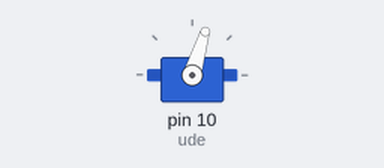
Bench run of a sketch on a simulated Arduino Uno, built with avr-gcc and run on an emulated ATmega328P. Parts: servo.

Above: at 0.05 s.
At 0.35 s:
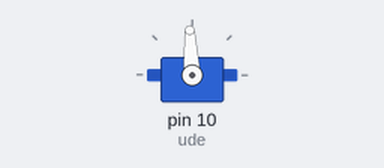
At 0.7 s:
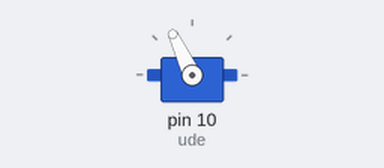
At 1.4 s:
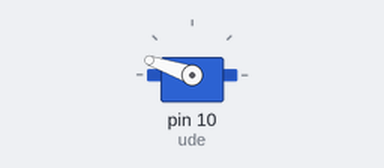
Timing chart, 0 to 3.3 s (numbered marks = the images above):
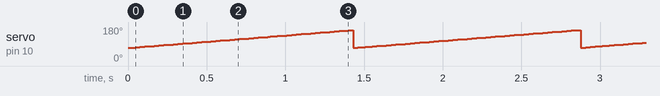

Measured:
- by itself, servo on pin 10 (ude): ramps from 70° to 164° and jumps back, once every 1.4 s

The sketch:

tibimaru_servo.ino
```cpp
#include<Servo.h>
Servo ude;
void setup() {
ude.attach(10);
}

//void loop() {
//ude.write(40);
//delay(1000);
//ude.write(90);
//delay(1000);
//}
//void loop(){                 //腕振り用
//  for(int i=40;i<90;i++){
//    ude.write(i);
//    delay(14);
//  }
//  for(int i=90;i>40;--i){
//    ude.write(i);
//    delay(14);
//  }
//}
void loop(){               //旗振り用
  for(int i=70;i<165;i++){
    ude.write(i);
    delay(15);
  }
  for(int i=165;i<70;--i){
    ude.write(i);
    delay(20);
  }
}
```
